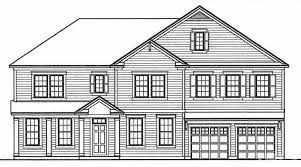
#> input picture Lab3/house.jpg, 301 x 167 px
$ python la3_2.py
#> lines starting #> are read from the running program, lines starting #| are printed output that depends on the picture
import cv2
import numpy as np
from numpy import pi, exp, sqrt
img = cv2.imread('house.jpg')
#> img is the input picture: shape (167, 301, 3); min 0, max 255, mean 205.2
cv2.imshow('image',img)
width, height =img.shape[:2]
#> width = 167; height = 301
print(width)
#| 167
print(height)
#| 301
gray= cv2.cvtColor(img,cv2.COLOR_BGR2GRAY)
gray1= cv2.cvtColor(img,cv2.COLOR_BGR2GRAY)
gray2= cv2.cvtColor(img,cv2.COLOR_BGR2GRAY)

#gaussian with correlation

s, k = 1, 1 #  generate a (2k+1)x(2k+1) gaussian kernel with mean=0 and sigma = s
probs = [exp(-z*z/(2*s*s))/sqrt(2*pi*s*s) for z in range(-k,k+1)]
kernel = np.outer(probs, probs)
kernelN=[]
for x in kernel:
    for y in x:
        kernelN.append(y)
for x in range(1,width-1):
    for y in range(1,height-1):
        val_ar = []
        val_ar.append(gray[x-1,y-1])
        val_ar.append(gray[x-1,y])
        val_ar.append(gray[x-1,y+1])
        val_ar.append(gray[x,y-1])
        val_ar.append(gray[x,y])
        val_ar.append(gray[x,y+1])
        val_ar.append(gray[x+1,y-1])
        val_ar.append(gray[x+1,y])
        val_ar.append(gray[x+1,y+1])
        sum=0
        for i in range(9):
            sum=sum+kernelN[i]*val_ar[i]
        gray[x,y]=sum
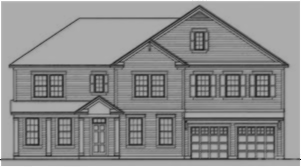
#> gray: shape (167, 301); min 13, max 255, mean 140.6


#laplacian with convolution, currently done with correlation, same output will come from convolution too, ass kernel is symmetric
for x in range(1,width-1):
    for y in range(1,height-1):
        filter1=gray[x-1,y-1]+gray[x-1,y+1]+gray[x-1,y]+gray[x,y-1]-8*gray[x,y]+gray[x,y+1]+gray[x+1,y-1]+gray[x+1,y]+gray[x+1,y+1]
        gray1[x,y]=0
        gray1[x,y]=filter1

        filter2=-1*gray[x-1,y-1]+2*gray[x,y-1]-1*gray[x+1,y-1]+2*gray[x-1,y]-4*gray[x,y]+2*gray[x,y+1]-1*gray[x+1,y-1]+2*gray[x+1,y]-1*gray[x+1,y+1]
        gray2[x,y]=0
        gray2[x,y]=filter2
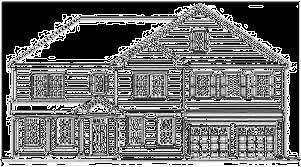
#> gray1: shape (167, 301); min 0, max 255, mean 113
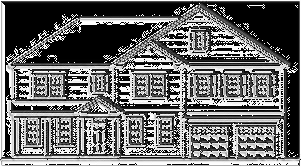
#> gray2: shape (167, 301); min 0, max 255, mean 107.8


cv2.imshow('gray1',gray1)
cv2.imwrite("output/la3_2_out1.jpg",gray1)
cv2.imshow('gray2',gray2)
cv2.imwrite("output/la3_2_out2.jpg",gray2)
cv2.waitKey(0)
cv2.destroyAllWindows()
